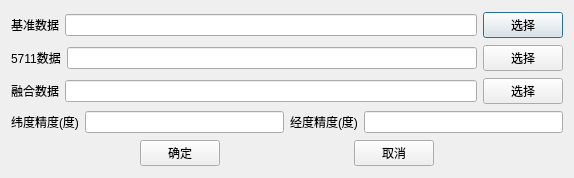
<?xml version="1.0" encoding="UTF-8"?>
<ui version="4.0">
 <class>ParamSettingClass</class>
 <widget class="QDialog" name="ParamSettingClass">
  <property name="geometry">
   <rect>
    <x>0</x>
    <y>0</y>
    <width>574</width>
    <height>178</height>
   </rect>
  </property>
  <property name="windowTitle">
   <string>ParamSetting</string>
  </property>
  <layout class="QGridLayout" name="gridLayout">
   <item row="0" column="0">
    <layout class="QHBoxLayout" name="horizontalLayout">
     <item>
      <widget class="QLabel" name="label">
       <property name="text">
        <string>基准数据</string>
       </property>
      </widget>
     </item>
     <item>
      <widget class="QLineEdit" name="_line_base_file"/>
     </item>
     <item>
      <widget class="QPushButton" name="_button_base">
       <property name="text">
        <string>选择</string>
       </property>
      </widget>
     </item>
    </layout>
   </item>
   <item row="1" column="0">
    <layout class="QHBoxLayout" name="horizontalLayout_2">
     <item>
      <widget class="QLabel" name="label_2">
       <property name="text">
        <string>5711数据</string>
       </property>
      </widget>
     </item>
     <item>
      <widget class="QLineEdit" name="_line_5711_file"/>
     </item>
     <item>
      <widget class="QPushButton" name="_button_5711">
       <property name="text">
        <string>选择</string>
       </property>
      </widget>
     </item>
    </layout>
   </item>
   <item row="2" column="0">
    <layout class="QHBoxLayout" name="horizontalLayout_3">
     <item>
      <widget class="QLabel" name="label_3">
       <property name="text">
        <string>融合数据</string>
       </property>
      </widget>
     </item>
     <item>
      <widget class="QLineEdit" name="_line_merge_file"/>
     </item>
     <item>
      <widget class="QPushButton" name="_button_merge">
       <property name="text">
        <string>选择</string>
       </property>
      </widget>
     </item>
    </layout>
   </item>
   <item row="3" column="0">
    <layout class="QHBoxLayout" name="horizontalLayout_5">
     <item>
      <widget class="QLabel" name="label_4">
       <property name="text">
        <string>纬度精度(度)</string>
       </property>
      </widget>
     </item>
     <item>
      <widget class="QLineEdit" name="_lat_precise"/>
     </item>
     <item>
      <widget class="QLabel" name="label_5">
       <property name="text">
        <string>经度精度(度)</string>
       </property>
      </widget>
     </item>
     <item>
      <widget class="QLineEdit" name="_lon_precise"/>
     </item>
    </layout>
   </item>
   <item row="4" column="0">
    <layout class="QHBoxLayout" name="horizontalLayout_4">
     <item>
      <spacer name="horizontalSpacer">
       <property name="orientation">
        <enum>Qt::Horizontal</enum>
       </property>
       <property name="sizeHint" stdset="0">
        <size>
         <width>40</width>
         <height>20</height>
        </size>
       </property>
      </spacer>
     </item>
     <item>
      <widget class="QPushButton" name="_button_ok">
       <property name="text">
        <string>确定</string>
       </property>
      </widget>
     </item>
     <item>
      <spacer name="horizontalSpacer_2">
       <property name="orientation">
        <enum>Qt::Horizontal</enum>
       </property>
       <property name="sizeHint" stdset="0">
        <size>
         <width>40</width>
         <height>20</height>
        </size>
       </property>
      </spacer>
     </item>
     <item>
      <widget class="QPushButton" name="_button_cancel">
       <property name="text">
        <string>取消</string>
       </property>
      </widget>
     </item>
     <item>
      <spacer name="horizontalSpacer_3">
       <property name="orientation">
        <enum>Qt::Horizontal</enum>
       </property>
       <property name="sizeHint" stdset="0">
        <size>
         <width>40</width>
         <height>20</height>
        </size>
       </property>
      </spacer>
     </item>
    </layout>
   </item>
  </layout>
 </widget>
 <layoutdefault spacing="6" margin="11"/>
 <resources/>
 <connections/>
</ui>
